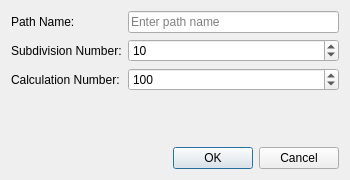
<?xml version="1.0" encoding="UTF-8"?>
<ui version="4.0">
 <class>xq_PathCreate</class>
 <widget class="QDialog" name="xq_PathCreate">
  <property name="geometry">
   <rect>
    <x>0</x>
    <y>0</y>
    <width>350</width>
    <height>180</height>
   </rect>
  </property>
  <property name="windowTitle">
   <string>Create New Path</string>
  </property>
  <layout class="QVBoxLayout" name="mainLayout">
   <item>
    <layout class="QFormLayout" name="formLayout">
     <item row="0" column="0">
      <widget class="QLabel" name="nameLabel">
       <property name="text">
        <string>Path Name:</string>
       </property>
      </widget>
     </item>
     <item row="0" column="1">
      <widget class="QLineEdit" name="nameLineEdit">
       <property name="placeholderText">
        <string>Enter path name</string>
       </property>
      </widget>
     </item>
     <item row="1" column="0">
      <widget class="QLabel" name="subdivisionLabel">
       <property name="text">
        <string>Subdivision Number:</string>
       </property>
      </widget>
     </item>
     <item row="1" column="1">
      <widget class="QSpinBox" name="subdivisionSpinBox">
       <property name="minimum">
        <number>1</number>
       </property>
       <property name="maximum">
        <number>1000</number>
       </property>
       <property name="value">
        <number>10</number>
       </property>
      </widget>
     </item>
     <item row="2" column="0">
      <widget class="QLabel" name="calculationLabel">
       <property name="text">
        <string>Calculation Number:</string>
       </property>
      </widget>
     </item>
     <item row="2" column="1">
      <widget class="QSpinBox" name="calculationSpinBox">
       <property name="minimum">
        <number>1</number>
       </property>
       <property name="maximum">
        <number>1000</number>
       </property>
       <property name="value">
        <number>100</number>
       </property>
      </widget>
     </item>
    </layout>
   </item>
   <item>
    <widget class="QDialogButtonBox" name="buttonBox">
     <property name="standardButtons">
      <set>QDialogButtonBox::Cancel|QDialogButtonBox::Ok</set>
     </property>
    </widget>
   </item>
  </layout>
 </widget>
 <resources/>
 <connections/>
</ui>
